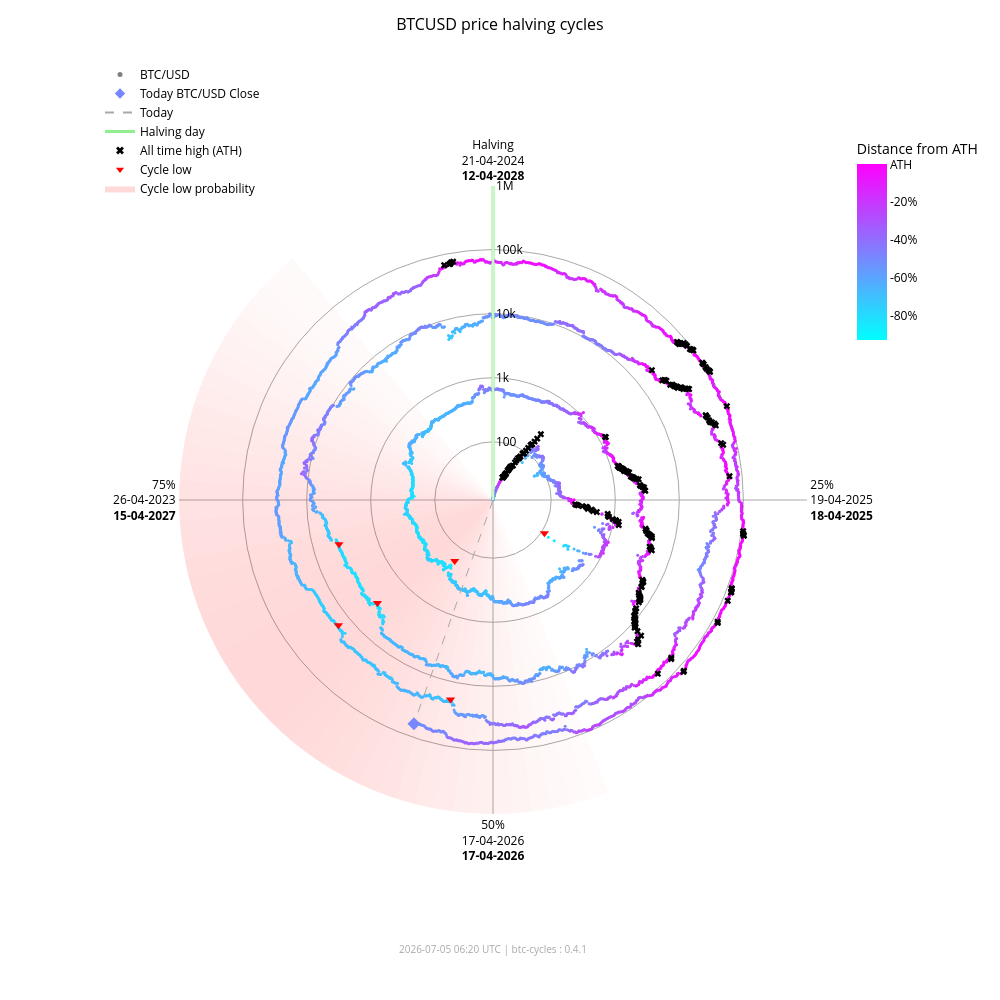

Notebook code for this chart:
### Markdown cell above
### Interactive chart (plotly)

### Code cell
fig_interactive = btc.plot(
    kind="interactive",
    from_date="2012-11-28",
)
# plotly config for interactivity
config = {"scrollZoom": True, "displayModeBar": True}
# display in notebook
fig_interactive.show(config=config)

### Figure 1 — Plotly figure (JSON) as saved in the notebook; plotly's stock layout.template omitted (floating-point values rounded to 4 significant figures; data arrays with more than 128 entries replaced by an {"elided": "..."} marker saying what was removed)
{"data": [{"fill": "toself", "fillcolor": "rgba(255,0,0,0.017168280509461755)", "hoverinfo": "skip", "line": {"width": 0}, "mode": "lines", "r": [12.35, 1000000, 1000000, 12.35, 12.35], "showlegend": false, "theta": [158.4, 158.4, 162.0, 162.0, 158.4], "type": "scatterpolar"}, {"fill": "toself", "fillcolor": "rgba(255,0,0,0.022114794501891175)", "hoverinfo": "skip", "line": {"width": 0}, "mode": "lines", "r": [12.35, 1000000, 1000000, 12.35, 12.35], "showlegend": false, "theta": [162.0, 162.0, 165.6, 165.6, 162.0], "type": "scatterpolar"}, {"fill": "toself", "fillcolor": "rgba(255,0,0,0.02790404259511669)", "hoverinfo": "skip", "line": {"width": 0}, "mode": "lines", "r": [12.35, 1000000, 1000000, 12.35, 12.35], "showlegend": false, "theta": [165.6, 165.6, 169.2, 169.2, 165.6], "type": "scatterpolar"}, {"fill": "toself", "fillcolor": "rgba(255,0,0,0.034518294852420334)", "hoverinfo": "skip", "line": {"width": 0}, "mode": "lines", "r": [12.35, 1000000, 1000000, 12.35, 12.35], "showlegend": false, "theta": [169.2, 169.2, 172.8, 172.8, 169.2], "type": "scatterpolar"}, {"fill": "toself", "fillcolor": "rgba(255,0,0,0.041901979682821514)", "hoverinfo": "skip", "line": {"width": 0}, "mode": "lines", "r": [12.35, 1000000, 1000000, 12.35, 12.35], "showlegend": false, "theta": [172.8, 172.8, 176.4, 176.4, 172.8], "type": "scatterpolar"}, {"fill": "toself", "fillcolor": "rgba(255,0,0,0.04996405861294358)", "hoverinfo": "skip", "line": {"width": 0}, "mode": "lines", "r": [12.35, 1000000, 1000000, 12.35, 12.35], "showlegend": false, "theta": [176.4, 176.4, 180.0, 180.0, 176.4], "type": "scatterpolar"}, {"fill": "toself", "fillcolor": "rgba(255,0,0,0.05858349692240514)", "hoverinfo": "skip", "line": {"width": 0}, "mode": "lines", "r": [12.35, 1000000, 1000000, 12.35, 12.35], "showlegend": false, "theta": [180.0, 180.0, 183.6, 183.6, 180.0], "type": "scatterpolar"}, {"fill": "toself", "fillcolor": "rgba(255,0,0,0.06761662035375064)", "hoverinfo": "skip", "line": {"width": 0}, "mode": "lines", "r": [12.35, 1000000, 1000000, 12.35, 12.35], "showlegend": false, "theta": [183.6, 183.6, 187.2, 187.2, 183.6], "type": "scatterpolar"}, {"fill": "toself", "fillcolor": "rgba(255,0,0,0.07690481219944661)", "hoverinfo": "skip", "line": {"width": 0}, "mode": "lines", "r": [12.35, 1000000, 1000000, 12.35, 12.35], "showlegend": false, "theta": [187.2, 187.2, 190.8, 190.8, 187.2], "type": "scatterpolar"}, {"fill": "toself", "fillcolor": "rgba(255,0,0,0.08628112000611096)", "hoverinfo": "skip", "line": {"width": 0}, "mode": "lines", "r": [12.35, 1000000, 1000000, 12.35, 12.35], "showlegend": false, "theta": [190.8, 190.8, 194.4, 194.4, 190.8], "type": "scatterpolar"}, {"fill": "toself", "fillcolor": "rgba(255,0,0,0.09557490841018089)", "hoverinfo": "skip", "line": {"width": 0}, "mode": "lines", "r": [12.35, 1000000, 1000000, 12.35, 12.35], "showlegend": false, "theta": [194.4, 194.4, 198.0, 198.0, 194.4], "type": "scatterpolar"}, {"fill": "toself", "fillcolor": "rgba(255,0,0,0.10461455782963762)", "hoverinfo": "skip", "line": {"width": 0}, "mode": "lines", "r": [12.35, 1000000, 1000000, 12.35, 12.35], "showlegend": false, "theta": [198.0, 198.0, 201.6, 201.6, 198.0], "type": "scatterpolar"}, {"fill": "toself", "fillcolor": "rgba(255,0,0,0.11322908719652829)", "hoverinfo": "skip", "line": {"width": 0}, "mode": "lines", "r": [12.35, 1000000, 1000000, 12.35, 12.35], "showlegend": false, "theta": [201.6, 201.6, 205.2, 205.2, 201.6], "type": "scatterpolar"}, {"fill": "toself", "fillcolor": "rgba(255,0,0,0.12125015337052986)", "hoverinfo": "skip", "line": {"width": 0}, "mode": "lines", "r": [12.35, 1000000, 1000000, 12.35, 12.35], "showlegend": false, "theta": [205.2, 205.2, 208.8, 208.8, 205.2], "type": "scatterpolar"}, {"fill": "toself", "fillcolor": "rgba(255,0,0,0.12851590515331976)", "hoverinfo": "skip", "line": {"width": 0}, "mode": "lines", "r": [12.35, 1000000, 1000000, 12.35, 12.35], "showlegend": false, "theta": [208.8, 208.8, 212.4, 212.4, 208.8], "type": "scatterpolar"}, {"fill": "toself", "fillcolor": "rgba(255,0,0,0.13487757461161184)", "hoverinfo": "skip", "line": {"width": 0}, "mode": "lines", "r": [12.35, 1000000, 1000000, 12.35, 12.35], "showlegend": false, "theta": [212.4, 212.4, 216.0, 216.0, 212.4], "type": "scatterpolar"}, {"fill": "toself", "fillcolor": "rgba(255,0,0,0.14020862181849592)", "hoverinfo": "skip", "line": {"width": 0}, "mode": "lines", "r": [12.35, 1000000, 1000000, 12.35, 12.35], "showlegend": false, "theta": [216.0, 216.0, 219.6, 219.6, 216.0], "type": "scatterpolar"}, {"fill": "toself", "fillcolor": "rgba(255,0,0,0.14441504950654527)", "hoverinfo": "skip", "line": {"width": 0}, "mode": "lines", "r": [12.35, 1000000, 1000000, 12.35, 12.35], "showlegend": false, "theta": [219.6, 219.6, 223.2, 223.2, 219.6], "type": "scatterpolar"}, {"fill": "toself", "fillcolor": "rgba(255,0,0,0.14744459351271713)", "hoverinfo": "skip", "line": {"width": 0}, "mode": "lines", "r": [12.35, 1000000, 1000000, 12.35, 12.35], "showlegend": false, "theta": [223.2, 223.2, 226.8, 226.8, 223.2], "type": "scatterpolar"}, {"fill": "toself", "fillcolor": "rgba(255,0,0,0.14929223192296423)", "hoverinfo": "skip", "line": {"width": 0}, "mode": "lines", "r": [12.35, 1000000, 1000000, 12.35, 12.35], "showlegend": false, "theta": [226.8, 226.8, 230.4, 230.4, 226.8], "type": "scatterpolar"}, {"fill": "toself", "fillcolor": "rgba(255,0,0,0.15)", "hoverinfo": "skip", "line": {"width": 0}, "mode": "lines", "r": [12.35, 1000000, 1000000, 12.35, 12.35], "showlegend": false, "theta": [230.4, 230.4, 234.0, 234.0, 230.4], "type": "scatterpolar"}, {"fill": "toself", "fillcolor": "rgba(255,0,0,0.14965033825231114)", "hoverinfo": "skip", "line": {"width": 0}, "mode": "lines", "r": [12.35, 1000000, 1000000, 12.35, 12.35], "showlegend": false, "theta": [234.0, 234.0, 237.6, 237.6, 234.0], "type": "scatterpolar"}, {"fill": "toself", "fillcolor": "rgba(255,0,0,0.14835378057909807)", "hoverinfo": "skip", "line": {"width": 0}, "mode": "lines", "r": [12.35, 1000000, 1000000, 12.35, 12.35], "showlegend": false, "theta": [237.6, 237.6, 241.2, 241.2, 237.6], "type": "scatterpolar"}, {"fill": "toself", "fillcolor": "rgba(255,0,0,0.14623322283554635)", "hoverinfo": "skip", "line": {"width": 0}, "mode": "lines", "r": [12.35, 1000000, 1000000, 12.35, 12.35], "showlegend": false, "theta": [241.2, 241.2, 244.8, 244.8, 241.2], "type": "scatterpolar"}, {"fill": "toself", "fillcolor": "rgba(255,0,0,0.1434078538226231)", "hoverinfo": "skip", "line": {"width": 0}, "mode": "lines", "r": [12.35, 1000000, 1000000, 12.35, 12.35], "showlegend": false, "theta": [244.8, 244.8, 248.4, 248.4, 244.8], "type": "scatterpolar"}, {"fill": "toself", "fillcolor": "rgba(255,0,0,0.13997983179373427)", "hoverinfo": "skip", "line": {"width": 0}, "mode": "lines", "r": [12.35, 1000000, 1000000, 12.35, 12.35], "showlegend": false, "theta": [248.4, 248.4, 252.0, 252.0, 248.4], "type": "scatterpolar"}, {"fill": "toself", "fillcolor": "rgba(255,0,0,0.13602598258454268)", "hoverinfo": "skip", "line": {"width": 0}, "mode": "lines", "r": [12.35, 1000000, 1000000, 12.35, 12.35], "showlegend": false, "theta": [252.0, 252.0, 255.6, 255.6, 252.0], "type": "scatterpolar"}, {"fill": "toself", "fillcolor": "rgba(255,0,0,0.13159547355344953)", "hoverinfo": "skip", "line": {"width": 0}, "mode": "lines", "r": [12.35, 1000000, 1000000, 12.35, 12.35], "showlegend": false, "theta": [255.6, 255.6, 259.2, 259.2, 255.6], "type": "scatterpolar"}, {"fill": "toself", "fillcolor": "rgba(255,0,0,0.12671301775492697)", "hoverinfo": "skip", "line": {"width": 0}, "mode": "lines", "r": [12.35, 1000000, 1000000, 12.35, 12.35], "showlegend": false, "theta": [259.2, 259.2, 262.8, 262.8, 259.2], "type": "scatterpolar"}, {"fill": "toself", "fillcolor": "rgba(255,0,0,0.12138610149219965)", "hoverinfo": "skip", "line": {"width": 0}, "mode": "lines", "r": [12.35, 1000000, 1000000, 12.35, 12.35], "showlegend": false, "theta": [262.8, 262.8, 266.4, 266.4, 262.8], "type": "scatterpolar"}, {"fill": "toself", "fillcolor": "rgba(255,0,0,0.1156142551644921)", "hoverinfo": "skip", "line": {"width": 0}, "mode": "lines", "r": [12.35, 1000000, 1000000, 12.35, 12.35], "showlegend": false, "theta": [266.4, 266.4, 270.0, 270.0, 266.4], "type": "scatterpolar"}, {"fill": "toself", "fillcolor": "rgba(255,0,0,0.10939851441251548)", "hoverinfo": "skip", "line": {"width": 0}, "mode": "lines", "r": [12.35, 1000000, 1000000, 12.35, 12.35], "showlegend": false, "theta": [270.0, 270.0, 273.6, 273.6, 270.0], "type": "scatterpolar"}, {"fill": "toself", "fillcolor": "rgba(255,0,0,0.10274974912946185)", "hoverinfo": "skip", "line": {"width": 0}, "mode": "lines", "r": [12.35, 1000000, 1000000, 12.35, 12.35], "showlegend": false, "theta": [273.6, 273.6, 277.2, 277.2, 273.6], "type": "scatterpolar"}, {"fill": "toself", "fillcolor": "rgba(255,0,0,0.09569517349791425)", "hoverinfo": "skip", "line": {"width": 0}, "mode": "lines", "r": [12.35, 1000000, 1000000, 12.35, 12.35], "showlegend": false, "theta": [277.2, 277.2, 280.8, 280.8, 277.2], "type": "scatterpolar"}, {"fill": "toself", "fillcolor": "rgba(255,0,0,0.08828282625646727)", "hoverinfo": "skip", "line": {"width": 0}, "mode": "lines", "r": [12.35, 1000000, 1000000, 12.35, 12.35], "showlegend": false, "theta": [280.8, 280.8, 284.4, 284.4, 280.8], "type": "scatterpolar"}, {"fill": "toself", "fillcolor": "rgba(255,0,0,0.08058400018765345)", "hoverinfo": "skip", "line": {"width": 0}, "mode": "lines", "r": [12.35, 1000000, 1000000, 12.35, 12.35], "showlegend": false, "theta": [284.4, 284.4, 288.0, 288.0, 284.4], "type": "scatterpolar"}, {"fill": "toself", "fillcolor": "rgba(255,0,0,0.07269354608292704)", "hoverinfo": "skip", "line": {"width": 0}, "mode": "lines", "r": [12.35, 1000000, 1000000, 12.35, 12.35], "showlegend": false, "theta": [288.0, 288.0, 291.6, 291.6, 288.0], "type": "scatterpolar"}, {"fill": "toself", "fillcolor": "rgba(255,0,0,0.06472784449068783)", "hoverinfo": "skip", "line": {"width": 0}, "mode": "lines", "r": [12.35, 1000000, 1000000, 12.35, 12.35], "showlegend": false, "theta": [291.6, 291.6, 295.2, 295.2, 291.6], "type": "scatterpolar"}, {"fill": "toself", "fillcolor": "rgba(255,0,0,0.05682021976743955)", "hoverinfo": "skip", "line": {"width": 0}, "mode": "lines", "r": [12.35, 1000000, 1000000, 12.35, 12.35], "showlegend": false, "theta": [295.2, 295.2, 298.8, 298.8, 295.2], "type": "scatterpolar"}, {"fill": "toself", "fillcolor": "rgba(255,0,0,0.04911378436707333)", "hoverinfo": "skip", "line": {"width": 0}, "mode": "lines", "r": [12.35, 1000000, 1000000, 12.35, 12.35], "showlegend": false, "theta": [298.8, 298.8, 302.4, 302.4, 298.8], "type": "scatterpolar"}, {"fill": "toself", "fillcolor": "rgba(255,0,0,0.04175213714896469)", "hoverinfo": "skip", "line": {"width": 0}, "mode": "lines", "r": [12.35, 1000000, 1000000, 12.35, 12.35], "showlegend": false, "theta": [302.4, 302.4, 306.0, 306.0, 302.4], "type": "scatterpolar"}, {"fill": "toself", "fillcolor": "rgba(255,0,0,0.034868865657538876)", "hoverinfo": "skip", "line": {"width": 0}, "mode": "lines", "r": [12.35, 1000000, 1000000, 12.35, 12.35], "showlegend": false, "theta": [306.0, 306.0, 309.6, 309.6, 306.0], "type": "scatterpolar"}, {"fill": "toself", "fillcolor": "rgba(255,0,0,0.02857722515334582)", "hoverinfo": "skip", "line": {"width": 0}, "mode": "lines", "r": [12.35, 1000000, 1000000, 12.35, 12.35], "showlegend": false, "theta": [309.6, 309.6, 313.2, 313.2, 309.6], "type": "scatterpolar"}, {"fill": "toself", "fillcolor": "rgba(255,0,0,0.022961515313555197)", "hoverinfo": "skip", "line": {"width": 0}, "mode": "lines", "r": [12.35, 1000000, 1000000, 12.35, 12.35], "showlegend": false, "theta": [313.2, 313.2, 316.8, 316.8, 313.2], "type": "scatterpolar"}, {"fill": "toself", "fillcolor": "rgba(255,0,0,0.01807146942917362)", "hoverinfo": "skip", "line": {"width": 0}, "mode": "lines", "r": [12.35, 1000000, 1000000, 12.35, 12.35], "showlegend": false, "theta": [316.8, 316.8, 320.4, 320.4, 316.8], "type": "scatterpolar"}, {"hoverinfo": "text", "marker": {"color": {"elided": "4968 str values"}, "size": 3}, "mode": "markers", "r": {"elided": "4968 float values"}, "showlegend": false, "text": {"elided": "4968 str values"}, "theta": {"elided": "4968 float values"}, "type": "scatterpolar"}, {"hoverinfo": "skip", "line": {"color": "lightgreen", "width": 3}, "mode": "lines", "r": [12.35, 1000000], "showlegend": false, "theta": [0, 0], "type": "scatterpolar"}, {"hoverinfo": "skip", "line": {"color": "darkgrey", "dash": "dash", "width": 1}, "mode": "lines", "r": [12.35, 62730.0], "showlegend": false, "theta": [199.4, 199.4], "type": "scatterpolar"}, {"hoverinfo": "text", "marker": {"color": "#7788ff", "size": 10, "symbol": "diamond"}, "mode": "markers", "r": [62730.0], "showlegend": false, "text": ["Today<br>Date: 2026-07-05<br>Price: $62,727.93"], "theta": [199.4], "type": "scatterpolar"}, {"hoverinfo": "text", "marker": {"color": "black", "size": 6, "symbol": "x"}, "mode": "markers", "r": {"elided": "195 float values"}, "showlegend": false, "text": {"elided": "195 str values"}, "theta": {"elided": "195 float values"}, "type": "scatterpolar"}, {"hoverinfo": "text", "marker": {"color": "red", "size": 8, "symbol": "triangle-down"}, "mode": "markers", "r": [111.6, 164.9, 3233.0, 3925.0, 18950.0, 15760.0], "showlegend": false, "text": ["Cycle Low<br>Date: 2014-02-21<br>Price: $111.56<br>ATH distance: -91.0%", "Cycle Low<br>Date: 2015-01-14<br>Price: $164.92<br>ATH distance: -86.7%", "Cycle Low<br>Date: 2018-12-15<br>Price: $3,232.51<br>ATH distance: -83.3%", "Cycle Low<br>Date: 2019-03-25<br>Price: $3,924.55<br>ATH distance: -79.7%", "Cycle Low<br>Date: 2022-06-18<br>Price: $18,954.25<br>ATH distance: -71.9%", "Cycle Low<br>Date: 2022-11-21<br>Price: $15,760.19<br>ATH distance: -76.7%"], "theta": [122.8, 212.1, 228.3, 254.0, 192.0, 231.0], "type": "scatterpolar"}, {"marker": {"color": "grey", "size": 5}, "mode": "markers", "name": "BTC/USD", "r": [null], "theta": [null], "type": "scatterpolar"}, {"marker": {"color": "#7788ff", "size": 8, "symbol": "diamond"}, "mode": "markers", "name": "Today BTC/USD Close", "r": [null], "theta": [null], "type": "scatterpolar"}, {"line": {"color": "darkgrey", "dash": "dash"}, "mode": "lines", "name": "Today", "r": [null], "theta": [null], "type": "scatterpolar"}, {"line": {"color": "lightgreen", "width": 3}, "mode": "lines", "name": "Halving day", "r": [null], "theta": [null], "type": "scatterpolar"}, {"marker": {"color": "black", "size": 7, "symbol": "x"}, "mode": "markers", "name": "All time high (ATH)", "r": [null], "theta": [null], "type": "scatterpolar"}, {"marker": {"color": "red", "size": 7, "symbol": "triangle-down"}, "mode": "markers", "name": "Cycle low", "r": [null], "theta": [null], "type": "scatterpolar"}, {"fill": "toself", "fillcolor": "rgba(255,0,0,0.15)", "line": {"width": 0}, "mode": "lines", "name": "Cycle low probability", "r": [null], "theta": [null], "type": "scatterpolar"}, {"hoverinfo": "skip", "marker": {"cmax": 0, "cmin": -0.9307, "color": [0], "colorbar": {"len": 0.25, "ticktext": ["ATH", "-20%", "-40%", "-60%", "-80%", "-100%"], "tickvals": [0, -0.2, -0.4, -0.6, -0.8, -1.0], "title": {"text": "Distance from ATH"}, "x": 0.95, "y": 0.92, "yanchor": "top"}, "colorscale": {"elided": "256x2 mixed values"}, "showscale": true, "size": 0}, "mode": "markers", "r": [null], "showlegend": false, "theta": [null], "type": "scatterpolar"}], "layout": {"annotations": [{"font": {"color": "darkgrey", "size": 10}, "showarrow": false, "text": "2026-07-05 06:20 UTC | btc-cycles : 0.4.1", "x": 0.5, "xref": "paper", "y": -0.02, "yref": "paper"}], "font": {"color": "black"}, "height": 1000, "legend": {"bgcolor": "rgba(0,0,0,0)", "font": {"color": "black"}, "x": 0.0, "y": 1.0}, "margin": {"b": 60, "l": 100, "r": 80, "t": 60}, "paper_bgcolor": "white", "plot_bgcolor": "white", "polar": {"angularaxis": {"color": "black", "direction": "clockwise", "gridcolor": "darkgrey", "rotation": 90, "ticktext": ["Halving<br>21-04-2024<br><b>12-04-2028</b>", "25%<br>19-04-2025<br><b>18-04-2025</b>", "50%<br>17-04-2026<br><b>17-04-2026</b>", "75%<br>26-04-2023<br><b>15-04-2027</b>"], "tickvals": [0, 90, 180, 270]}, "bgcolor": "white", "domain": {"x": [0.1, 0.9], "y": [0.05, 0.95]}, "radialaxis": {"angle": 90, "color": "black", "gridcolor": "darkgrey", "range": [1.092, 6.0], "tickangle": 90, "ticktext": ["100", "1k", "10k", "100k", "1M"], "tickvals": [100, 1000, 10000, 100000, 1000000], "type": "log"}}, "title": {"font": {"color": "black", "size": 16}, "text": "BTCUSD price halving cycles", "x": 0.5}, "width": 1000}}
